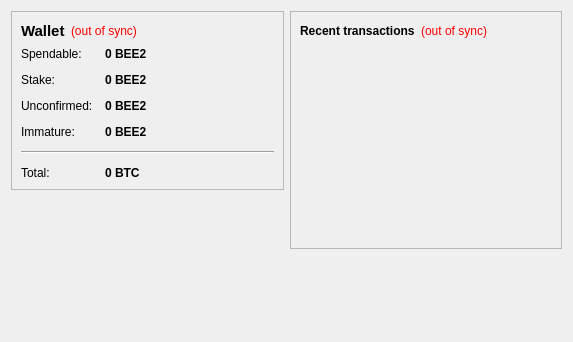
<?xml version="1.0" encoding="UTF-8"?>
<ui version="4.0">
 <class>OverviewPage</class>
 <widget class="QWidget" name="OverviewPage">
  <property name="geometry">
   <rect>
    <x>0</x>
    <y>0</y>
    <width>573</width>
    <height>342</height>
   </rect>
  </property>
  <property name="windowTitle">
   <string>Form</string>
  </property>
  <layout class="QHBoxLayout" name="horizontalLayout" stretch="1,1">
   <item>
    <layout class="QVBoxLayout" name="verticalLayout_2">
     <item>
      <widget class="QFrame" name="frame">
       <property name="frameShape">
        <enum>QFrame::StyledPanel</enum>
       </property>
       <property name="frameShadow">
        <enum>QFrame::Raised</enum>
       </property>
       <layout class="QVBoxLayout" name="verticalLayout_4">
        <item>
         <layout class="QHBoxLayout" name="horizontalLayout_4">
          <item>
           <widget class="QLabel" name="label_5">
            <property name="font">
             <font>
              <pointsize>11</pointsize>
              <weight>75</weight>
              <bold>true</bold>
             </font>
            </property>
            <property name="text">
             <string>Wallet</string>
            </property>
           </widget>
          </item>
          <item>
           <widget class="QLabel" name="labelWalletStatus">
            <property name="toolTip">
             <string>The displayed information may be out of date. Your wallet automatically synchronizes with the BeeCoinV2 network after a connection is established, but this process has not completed yet.</string>
            </property>
            <property name="styleSheet">
             <string notr="true">QLabel { color: red; }</string>
            </property>
            <property name="text">
             <string notr="true">(out of sync)</string>
            </property>
            <property name="alignment">
             <set>Qt::AlignLeading|Qt::AlignLeft|Qt::AlignVCenter</set>
            </property>
           </widget>
          </item>
          <item>
           <spacer name="horizontalSpacer_2">
            <property name="orientation">
             <enum>Qt::Horizontal</enum>
            </property>
            <property name="sizeHint" stdset="0">
             <size>
              <width>40</width>
              <height>20</height>
             </size>
            </property>
           </spacer>
          </item>
         </layout>
        </item>
        <item>
         <layout class="QFormLayout" name="formLayout_2">
          <property name="fieldGrowthPolicy">
           <enum>QFormLayout::AllNonFixedFieldsGrow</enum>
          </property>
          <property name="horizontalSpacing">
           <number>12</number>
          </property>
          <property name="verticalSpacing">
           <number>12</number>
          </property>
          <item row="0" column="0">
           <widget class="QLabel" name="label">
            <property name="text">
             <string>Spendable:</string>
            </property>
           </widget>
          </item>
          <item row="0" column="1">
           <widget class="QLabel" name="labelBalance">
            <property name="font">
             <font>
              <weight>75</weight>
              <bold>true</bold>
             </font>
            </property>
            <property name="cursor">
             <cursorShape>IBeamCursor</cursorShape>
            </property>
            <property name="toolTip">
             <string>Your current spendable balance</string>
            </property>
            <property name="text">
             <string notr="true">0 BEE2</string>
            </property>
            <property name="textInteractionFlags">
             <set>Qt::LinksAccessibleByMouse|Qt::TextSelectableByKeyboard|Qt::TextSelectableByMouse</set>
            </property>
           </widget>
          </item>
          <item row="1" column="0">
           <widget class="QLabel" name="label_6">
            <property name="text">
             <string>Stake:</string>
            </property>
           </widget>
          </item>
          <item row="1" column="1">
           <widget class="QLabel" name="labelStake">
            <property name="font">
             <font>
              <weight>75</weight>
              <bold>true</bold>
             </font>
            </property>
            <property name="cursor">
             <cursorShape>IBeamCursor</cursorShape>
            </property>
            <property name="toolTip">
             <string>Total of coins that was staked, and do not yet count toward the current balance</string>
            </property>
            <property name="text">
             <string notr="true">0 BEE2</string>
            </property>
            <property name="textInteractionFlags">
             <set>Qt::LinksAccessibleByMouse|Qt::TextSelectableByKeyboard|Qt::TextSelectableByMouse</set>
            </property>
           </widget>
          </item>
          <item row="2" column="0">
           <widget class="QLabel" name="label_3">
            <property name="text">
             <string>Unconfirmed:</string>
            </property>
           </widget>
          </item>
          <item row="2" column="1">
           <widget class="QLabel" name="labelUnconfirmed">
            <property name="font">
             <font>
              <weight>75</weight>
              <bold>true</bold>
             </font>
            </property>
            <property name="cursor">
             <cursorShape>IBeamCursor</cursorShape>
            </property>
            <property name="toolTip">
             <string>Total of transactions that have yet to be confirmed, and do not yet count toward the current balance</string>
            </property>
            <property name="text">
             <string notr="true">0 BEE2</string>
            </property>
            <property name="textInteractionFlags">
             <set>Qt::LinksAccessibleByMouse|Qt::TextSelectableByKeyboard|Qt::TextSelectableByMouse</set>
            </property>
           </widget>
          </item>
          <item row="3" column="0">
           <widget class="QLabel" name="labelImmatureText">
            <property name="text">
             <string>Immature:</string>
            </property>
           </widget>
          </item>
          <item row="3" column="1">
           <widget class="QLabel" name="labelImmature">
            <property name="font">
             <font>
              <weight>75</weight>
              <bold>true</bold>
             </font>
            </property>
            <property name="toolTip">
             <string>Mined balance that has not yet matured</string>
            </property>
            <property name="text">
             <string notr="true">0 BEE2</string>
            </property>
            <property name="textInteractionFlags">
             <set>Qt::LinksAccessibleByMouse|Qt::TextSelectableByKeyboard|Qt::TextSelectableByMouse</set>
            </property>
           </widget>
          </item>
          <item row="4" column="0" colspan="2">
           <widget class="Line" name="line">
            <property name="orientation">
             <enum>Qt::Horizontal</enum>
            </property>
           </widget>
          </item>
          <item row="5" column="0">
           <widget class="QLabel" name="labelTotalText">
            <property name="text">
             <string>Total:</string>
            </property>
           </widget>
          </item>
          <item row="5" column="1">
           <widget class="QLabel" name="labelTotal">
            <property name="font">
             <font>
              <weight>75</weight>
              <bold>true</bold>
             </font>
            </property>
            <property name="cursor">
             <cursorShape>IBeamCursor</cursorShape>
            </property>
            <property name="toolTip">
             <string>Your current total balance</string>
            </property>
            <property name="text">
             <string notr="true">0 BTC</string>
            </property>
            <property name="textInteractionFlags">
             <set>Qt::LinksAccessibleByMouse|Qt::TextSelectableByKeyboard|Qt::TextSelectableByMouse</set>
            </property>
           </widget>
          </item>
         </layout>
        </item>
       </layout>
      </widget>
     </item>
     <item>
      <widget class="QLabel" name="label_2">
       <property name="text">
        <string/>
       </property>
       <property name="pixmap">
        <pixmap resource="../bitcoin.qrc">:/images/backg</pixmap>
       </property>
      </widget>
     </item>
     <item>
      <spacer name="verticalSpacer">
       <property name="orientation">
        <enum>Qt::Vertical</enum>
       </property>
       <property name="sizeHint" stdset="0">
        <size>
         <width>20</width>
         <height>40</height>
        </size>
       </property>
      </spacer>
     </item>
    </layout>
   </item>
   <item>
    <layout class="QVBoxLayout" name="verticalLayout_3">
     <item>
      <widget class="QFrame" name="frame_2">
       <property name="frameShape">
        <enum>QFrame::StyledPanel</enum>
       </property>
       <property name="frameShadow">
        <enum>QFrame::Raised</enum>
       </property>
       <layout class="QVBoxLayout" name="verticalLayout">
        <item>
         <layout class="QHBoxLayout" name="horizontalLayout_2">
          <item>
           <widget class="QLabel" name="label_4">
            <property name="text">
             <string>&lt;b&gt;Recent transactions&lt;/b&gt;</string>
            </property>
           </widget>
          </item>
          <item>
           <widget class="QLabel" name="labelTransactionsStatus">
            <property name="toolTip">
             <string>The displayed information may be out of date. Your wallet automatically synchronizes with the BeeCoinV2 network after a connection is established, but this process has not completed yet.</string>
            </property>
            <property name="styleSheet">
             <string notr="true">QLabel { color: red; }</string>
            </property>
            <property name="text">
             <string notr="true">(out of sync)</string>
            </property>
            <property name="alignment">
             <set>Qt::AlignRight|Qt::AlignTrailing|Qt::AlignVCenter</set>
            </property>
           </widget>
          </item>
          <item>
           <spacer name="horizontalSpacer">
            <property name="orientation">
             <enum>Qt::Horizontal</enum>
            </property>
            <property name="sizeHint" stdset="0">
             <size>
              <width>40</width>
              <height>20</height>
             </size>
            </property>
           </spacer>
          </item>
         </layout>
        </item>
        <item>
         <widget class="QListView" name="listTransactions">
          <property name="styleSheet">
           <string notr="true">QListView { background: transparent; }</string>
          </property>
          <property name="frameShape">
           <enum>QFrame::NoFrame</enum>
          </property>
          <property name="verticalScrollBarPolicy">
           <enum>Qt::ScrollBarAlwaysOff</enum>
          </property>
          <property name="horizontalScrollBarPolicy">
           <enum>Qt::ScrollBarAlwaysOff</enum>
          </property>
          <property name="selectionMode">
           <enum>QAbstractItemView::NoSelection</enum>
          </property>
         </widget>
        </item>
       </layout>
      </widget>
     </item>
     <item>
      <spacer name="verticalSpacer_2">
       <property name="orientation">
        <enum>Qt::Vertical</enum>
       </property>
       <property name="sizeHint" stdset="0">
        <size>
         <width>20</width>
         <height>40</height>
        </size>
       </property>
      </spacer>
     </item>
    </layout>
   </item>
  </layout>
 </widget>
 <resources>
  <include location="../bitcoin.qrc"/>
 </resources>
 <connections/>
</ui>
